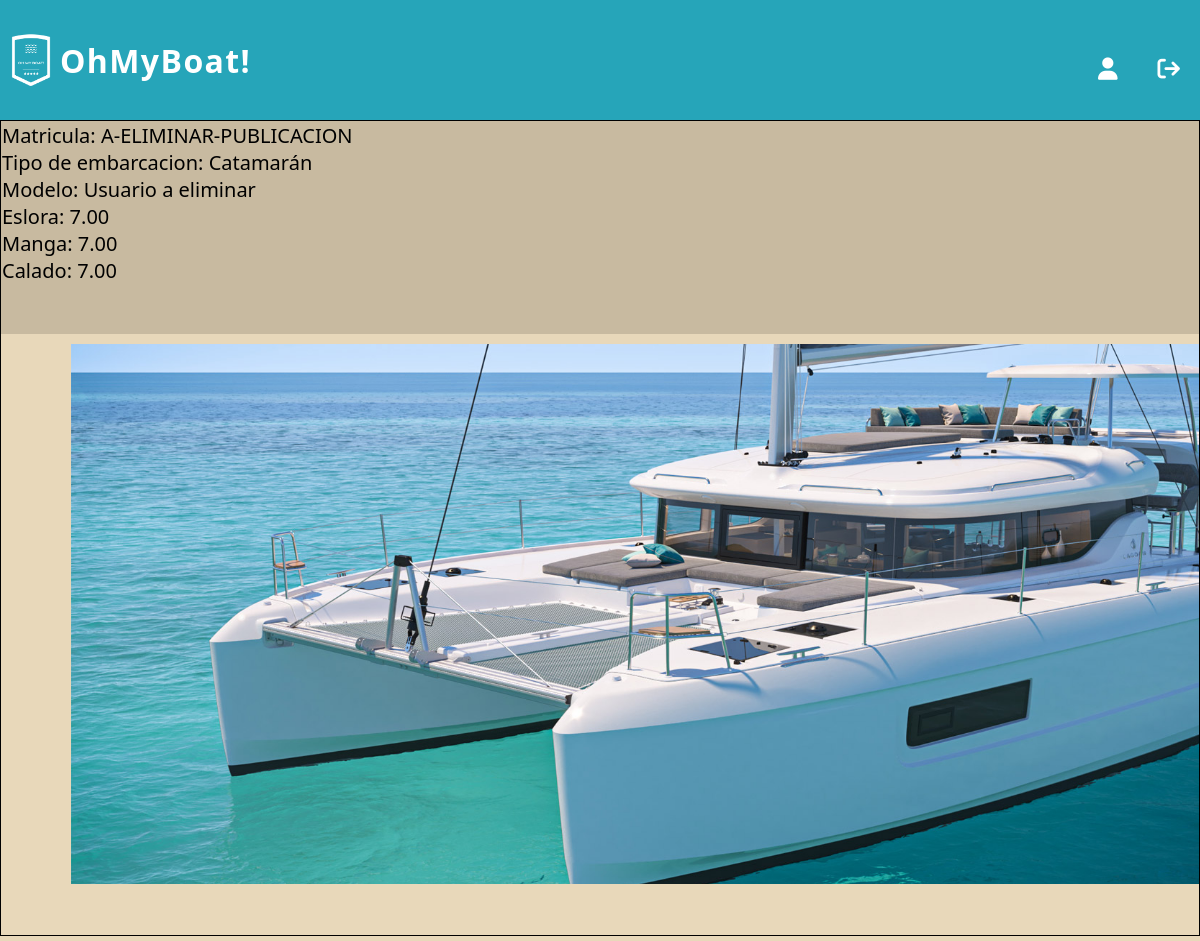
/ver_detalle_embarcacion/88/0 (signed in), run on the app's committed database.
### embarcaciones/models.py (models this page shows)
class Embarcacion(models.Model):
    matricula = models.CharField(max_length=100, unique=True)
    modelo = models.CharField(max_length=100)
    tipo = models.ForeignKey(TipoEmbarcacion, on_delete=models.SET_NULL, null=True)
    m_eslora = models.DecimalField(max_digits=5, decimal_places=2)
    m_manga = models.DecimalField(max_digits=5, decimal_places=2)
    m_calado = models.DecimalField(max_digits=5, decimal_places=2)
    motor = models.BooleanField(default=False)
    deuda = models.DecimalField(max_digits=10, decimal_places=2, default=0)
    sede = models.ForeignKey(Sede, on_delete=models.SET_NULL, null=True)
    dueño = models.ForeignKey(Usuario, on_delete=models.CASCADE)

class TipoEmbarcacion(models.Model):
    clase= models.CharField(max_length=50, unique=True)

class ImagenEmbarcacion(models.Model):
    nombre_especifico= models.CharField(max_length=100)
    embarcacion= models.ForeignKey(Embarcacion, on_delete= models.CASCADE)

### embarcaciones/views.py (the view)
# urls.py: path('ver_detalle_embarcacion/<int:id_embarcacion>/<int:ok>', views.ver_detalle_embarcacion, name= 'ver detalle embarcacion'),
@login_required(login_url=reverse_lazy('iniciar sesion'))
def ver_detalle_embarcacion(request, id_embarcacion, ok):
    try:
        unaEmbarcacion = Embarcacion.objects.exclude(matricula__startswith='*').get(id= id_embarcacion)
        imagenes= ImagenEmbarcacion.objects.filter(embarcacion= unaEmbarcacion.id)
        ofertas_aceptadas= Oferta.objects.filter(embarcacion_ofertada= id_embarcacion).exists()
        if ofertas_aceptadas:
            oferta_aceptada= True
        else:
            oferta_aceptada= False
        return render(request, 'boat_detail.html', {'imagenes': imagenes, 'embarcacion':  unaEmbarcacion, 'ok':ok, 'oferta_aceptada': oferta_aceptada})
    except Embarcacion.DoesNotExist:
        return render(request, '404_not_found.html')

### autenticacion/backend.py (called while the page is built)
    def get_user(self, user_id):
        UserModel = get_user_model()
        try:
            return UserModel.objects.get(pk=user_id)
        except UserModel.DoesNotExist:
            return None

### embarcaciones/templates/boat_detail.html (shortened to what this page needs)
{% extends 'layouts/base.html' %}
{% load static %}
{% block style %}
    <link rel="stylesheet" type="text/css" href="{% static 'styles/boat_detail_body.css' %}">
{% endblock %}
{% block listnav %}
        <li><a class="normal" href="{% url 'ver perfil' id=request.user.id %}"><i class="fa-solid fa-user"></i></a></li>
        <li class="modal"><a id="cerrar-sesion" class="normal"  href=""><i class="fa-solid fa-arrow-right-from-bracket"></i></a>
        </li>
{% endblock %}
{% block content %}
<section>
    <div>
        <div class="box">
            <div class="info-container">
                <div>
                    <p> Matricula: {{embarcacion.matricula}}</p>
                </div>
                <div>
                    <p> Tipo de embarcacion: {{embarcacion.tipo.clase}}</p>
                </div>
                <div>
                    <p> Modelo: {{embarcacion.modelo}}</p>
                </div>
                <div>
                    <p> Eslora: {{embarcacion.m_eslora}}</p>
                </div>
                <div>
                    <p> Manga: {{embarcacion.m_manga}}</p>
                </div>
                <div>
                    <p style="margin-bottom: 12px;"> Calado: {{embarcacion.m_calado}}</p>
                </div>
                <br>
            </div>
            <div class='imagenesDiv'>
            {% for imagen in imagenes %}
                {% with 'imagenes_embarcaciones/'|add:imagen.nombre_especifico as ruta_imagen %}
                <div class="image-container">
                    <div class='p1'>
                        <img src="{% static ruta_imagen %}" style="width:100%;">
                    </div>
                </div>
                {% endwith %}
            {% endfor %}
            </div>
        </div>
    </div>
</section>
{% endblock %}

### embarcaciones/static/styles/boat_detail_body.css (style rules this page uses)
:root { --sand: #c8baa0; --gray-sand: #c4c4be; --aqua-light: #a9cecf; --aquamarine: #26a5b9; --cyan: #6785b4; }
.box { display: inline-block; overflow-x: auto; width: 100%; position: relative; align-items: center; justify-content: center; font-family: Arial, Helvetica, sans-serif; font-size: 20px; border: 1px solid black; }
.imagenesDiv { width: 100%; padding: 10px 20px; align-items: center; }
.imagenesDiv .image-container { display: inline-flex; margin-right: 0px; object-fit: contain; }
.imagenesDiv .image-container:last-child { margin-right: 0; }
.imagenesDiv .image-container .p1 { display: inline-block; width: max-content; align-items: left; }
.imagenesDiv .image-container .p1 img { margin-left: 50px; }
.box .info-container { position: relative; display: inline-block; width: 100%; background: var(--sand); border: 1px solid var(--sand); padding-bottom: 10px; }
.info-container p { margin-right: 50px; align-items: center; }
.p1 { flex: 0 0 auto; scroll-snap-align: start; width: 70%; }
.p1 img { width: 50%; max-height: 575px; height: absolute; }

### inicio/static/styles/header.css (style rules this page uses)
* { margin: 0; padding: 0; box-sizing: border-box; font-family: 'Segoe UI', Tahoma, Geneva, Verdana, sans-serif; }
.modal { position: relative; }
li { margin: 20px; }
a { text-decoration: none; }
.normal { font-weight: 500; font-style: normal; font-size: 1.4em; text-decoration: none; position: relative; color: #ffff; padding-bottom: 2px; }
.normal::before { content: ""; position: absolute; bottom: 0; left: 0; width: 0; height: 3px; background-color: #ffffff; transition: width 0.3s ease; }
.normal { text-decoration: none; color: #fff; font-weight:700; }

### inicio/static/styles/index_main.css (style rules this page uses)
:root { --green: hsl(162, 45%, 56%); --lead: hsl(162, 2%, 56%); --blue: hsl(202, 89%, 71%); --text-white: hsl(0, 0%, 100%); --text-light-gray: hsl(0, 0%, 90%); --body-bg-color:hsl(200, 51%, 32%); --glass-bg-color: hsla(0, 0%, 100%, 0.05); --border-color: hsla(0, 0%, 100%, 0.25); --blur: blur(10px); --button-hover-color: hsla(0, 0%, 0%, 0.3); }
body { margin-top: 120px; background-color: #e8d8ba; }

### data on the page
Embarcacion: matricula "A-ELIMINAR-PUBLICACION", tipo.clase "Catamarán", modelo "Usuario a eliminar", m_eslora "7.00", m_manga "7.00", m_calado "7.00"
